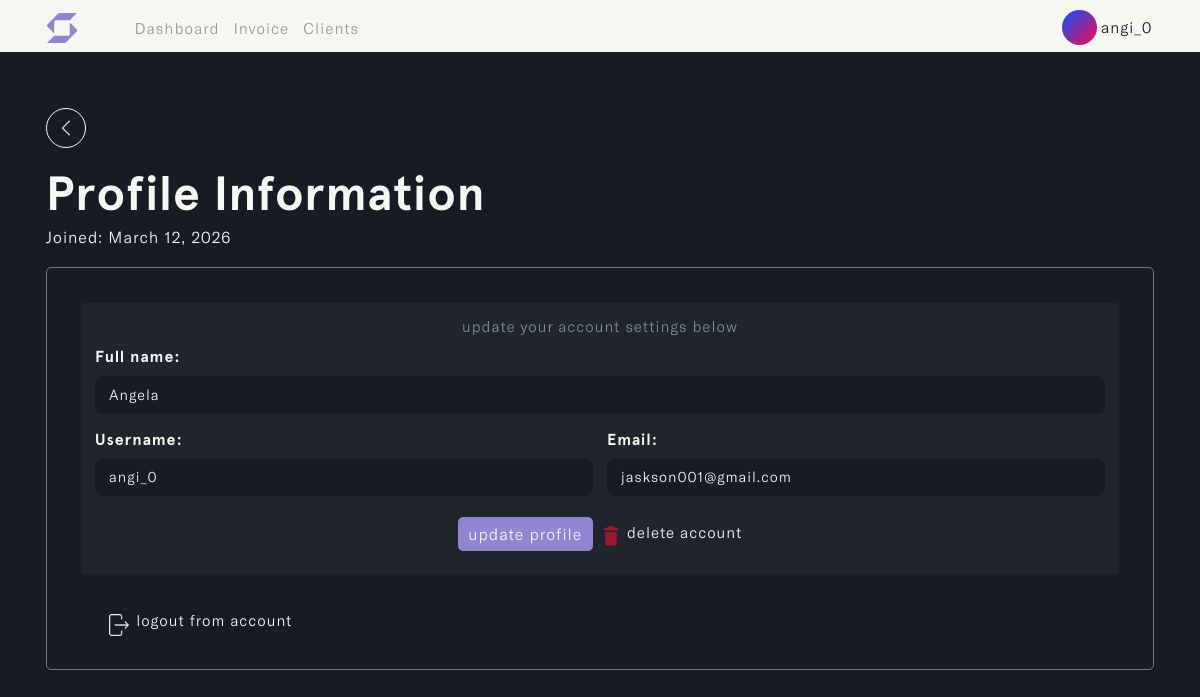
Screenshot of /profile (signed in) with the database file from the repository.
### user/models.py (models this page shows)
class Profile(models.Model):
    user = models.OneToOneField(User, on_delete=models.CASCADE, blank=True, null=True)
    name = models.CharField(max_length=255, unique=True)
    username = models.CharField(max_length=255, unique=True)
    email = models.EmailField(max_length=255, unique=True)
    updated_time_stamp = models.DateTimeField(auto_now=True)
    created_time_stamp = models.DateTimeField(auto_now_add=True)
    id = models.UUIDField(default=uuid.uuid4, primary_key=True, unique=True, editable=False)
    def __str__(self):
        return self.username

### user/views.py (the view, shortened to what this page needs)
# urls.py: path('profile', views.profilePage, name='profile'),
@login_required(login_url='login')
def profilePage(request):
    profile = Profile.objects.get(user=request.user)
    invoices = profile.acc_user.all()
    invoice_count = invoices.count()
    form = UserProfileForm(instance=profile)
    context = {'form': form, 'invoice_count': invoice_count}
    return render(request, 'user/profile.html', context)

### user/forms.py
class UserProfileForm(ModelForm):
    class Meta:
        model = Profile
        fields = '__all__'
        exclude = ['user']
    def __init__(self, *args, **kwargs):
        super(UserProfileForm, self).__init__(*args, **kwargs)
        for name, fields in self.fields.items():
            fields.widget.attrs.update({'class': 'form-control form-control-lg'})

### user/templates/user/profile.html (shortened to what this page needs)
{% load static %}
{% load humanize %}
<!DOCTYPE html>
<html lang="en" class="js has-scroll-init has-scroll-smooth">
  <head>
    <link rel="stylesheet" href="{% static '/css/bootstrap.min.css' %}" />
    <link rel="stylesheet" href="{% static '/css/profile.css' %}" />
  </head>
  <body
    id="pageTop"
    class="page-content"
    data-spy="scroll"
    data-target="#mainNav"
  >
    {% include 'invoice/nav.html' %}
    <main>
      <div data-scroll class="page page--layout-2" id="main">
        <div id="hero">
          <div class="container-fluid">
            <div class="hero-intro">
              <a href="javascript:history.back()">
                <img
                  src="{% static '/images/left.png' %}"
                  class="img-fluid"
                  id="return_back"
                  alt="return_back-img"
                />
              </a>
              <h1>
                Profile Information
                <small>Joined: {{request.user.date_joined|date}}</small>
              </h1>
              <div id="user_profile">
                <form action="" method="POST">
                  <div class="card">
                    <div class="card-body">
                      <h5>update your account settings below</h5>
                      <div class="row g-3">
                        <div class="col-12">
                          <label for="inputAddress" class="form-label"
                            >Full name:
                          </label>
                          {{form.name}}
                        </div>
                        <div class="col-md-6">
                          <label for="inputUsername" class="form-label"
                            >Username:</label
                          >
                          {{form.username}}
                        </div>
                        <div class="col-md-6">
                          <label for="inputEmail4" class="form-label"
                            >Email:</label
                          >
                          {{form.email}}
                        </div>
                        <div
                          id="action_btns"
                          class="d-flex justify-content-center"
                        >
                          <input
                            type="submit"
                            class="btn"
                            id="update_profile"
                            value="update profile"
                          />
                          <a
                            href="#delete"
                            data-bs-toggle="modal"
                            data-bs-target="#deleteAccountModal"
                          >
                            <img
                              id="trash"
                              src="{% static '/images/trash.png' %}"
                              alt="trash"
                            />
                            <span>delete account</span>
                          </a>
                        </div>
                      </div>
                    </div>
                  </div>
                </form>
                <div id="logout">
                  <a href="{% url 'logout' %}">
                    <img
                      id="logout_img"
                      src="{% static '/images/logout.png' %}"
                      alt="logout_img"
                    />
                    logout from account
                  </a>
                </div>
              </div>
            </div>
          </div>
        </div>
      </div>
    </main>
  </body>
</html>

### invoice/templates/invoice/nav.html (shortened to what this page needs)
{% load static %}
{% load active_link_tags %}
<nav class="navbar navbar-expand-lg fixed-top menu" id="mainNav">
  <div class="container">
    <a class="navbar-brand" href="{% url 'dashboard' %}">
      <img
        src="{% static '/images/swift_logo.svg' %}"
        class="img-fluid"
        id="logo"
        alt="logo"
      />
    </a>
    <div class="collapse navbar-collapse" id="navbarSupportedContent">
      <ul class="navbar-nav me-auto mb-2 mb-lg-0 left--links">
        <li class="nav-item">
          <a
            class="nav-link {% active_link 'dashboard' %}"
            href="{% url 'dashboard' %}"
            >Dashboard</a
          >
        </li>
        <li class="nav-item">
          <a
            class="nav-link {% active_link 'invoice' %}"
            href="{% url 'invoice' %}"
            >Invoice</a
          >
        </li>
        <li class="nav-item">
          <a
            class="nav-link {% active_link 'clients' %}"
            href="{% url 'clients' %}"
            >Clients</a
          >
        </li>
      </ul>
      <ul class="navbar-nav mb-2 mb-lg-0" id="rightNav">
        <li class="nav-item dropdown">
          <a class="nav-link" href="{% url 'profile' %}">
            <img
              id="profile_img"
              src="{% static '/images/user-avatar.svg' %}"
              class="img-fluid rounded-circle"
              alt="logo"
            />
            <small>{{request.user.profile}}</small>
          </a>
        </li>
      </ul>
    </div>
  </div>
</nav>

### rows the page displays
Profile: name "Angela", username "angi_0", email "jaskson001@gmail.com"

### other values shown
{{ request.user.profile }} "angi_0"
{{ request.user.date_joined|date }} "March 12, 2026"
